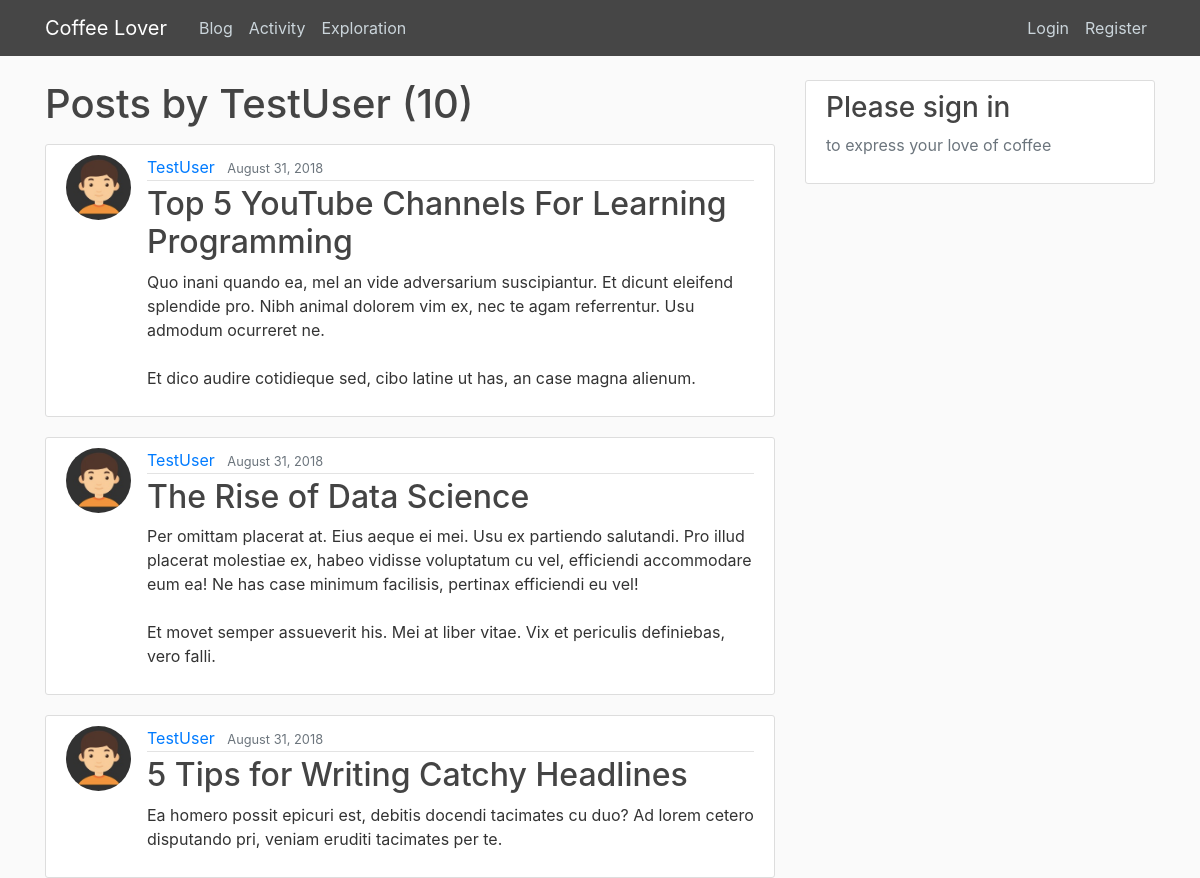
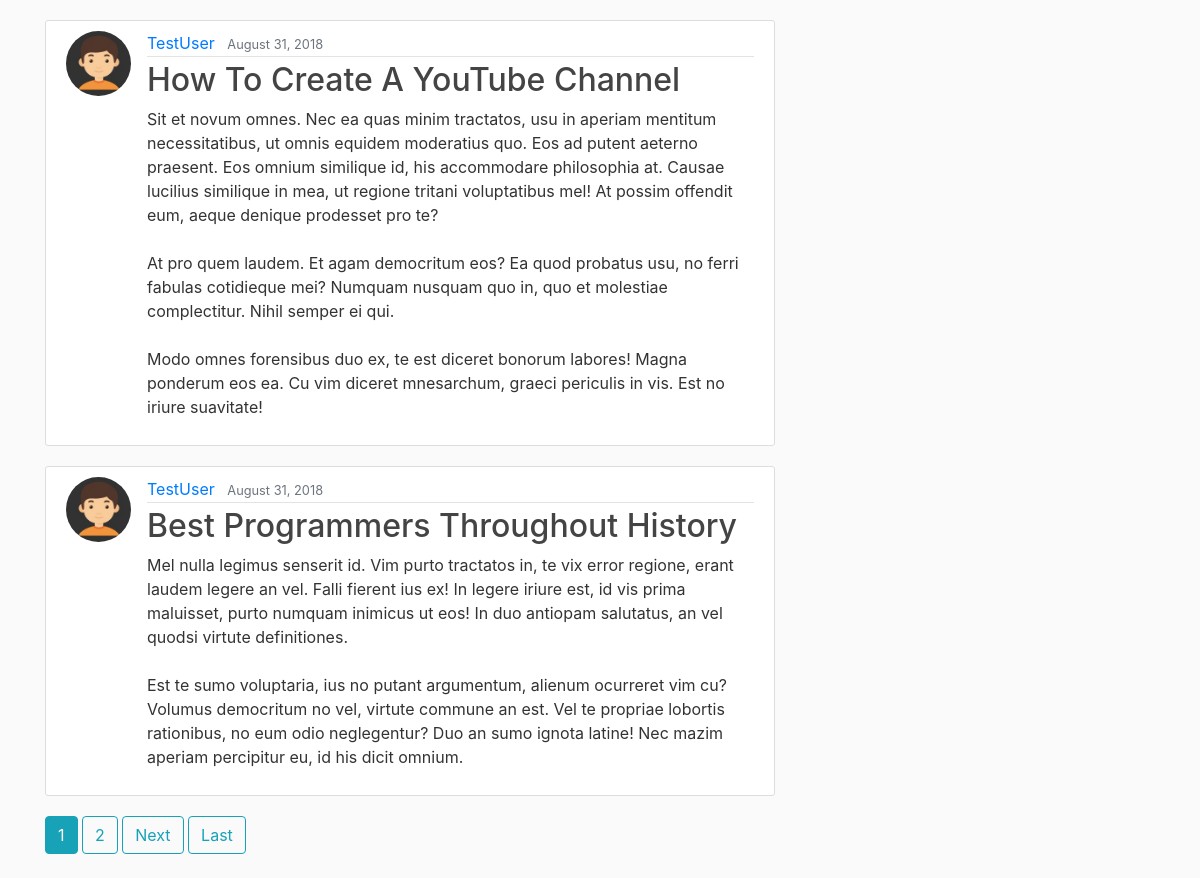
Page /user/TestUser on the committed database (2 pictures, top to bottom).
### blog/models.py (models this page shows, shortened)
class Post(models.Model):
    title = models.CharField(max_length=100)
    content = models.TextField()
    date_posted = models.DateTimeField(default=timezone.now)
    author = models.ForeignKey(User, on_delete=models.CASCADE)

### users/models.py (models this page shows, shortened)
class Profile(models.Model):
    user = models.OneToOneField(User, on_delete=models.CASCADE)
    image = models.ImageField(default='default.jpg', upload_to='profile_pics')

### blog/views.py (the view)
# urls.py: path('user/<str:username>', UserPostListView.as_view(), name='user-posts'),
class UserPostListView(ListView):
    model = Post
    template_name = 'blog/user_posts.html'  # <app>/<model>_<viewtype>.html
    context_object_name = 'posts'
    paginate_by = 5
    def get_queryset(self):
        user = get_object_or_404(User, username=self.kwargs.get('username'))
        return Post.objects.filter(author=user).order_by('-date_posted')

### blog/templates/blog/user_posts.html (shortened to what this page needs)
{% extends "blog/base.html" %}
{% block content %}
    <h1 class="mb-3">Posts by {{ view.kwargs.username }} ({{ page_obj.paginator.count }})</h1>
    {% for post in posts %}
        <article class="media content-section">
          <img class="rounded-circle article-img" src="{{ post.author.profile.image.url }}">
          <div class="media-body">
            <div class="article-metadata">
              <a class="mr-2" href="{% url 'user-posts' post.author.username %}">{{ post.author }}</a>
              <small class="text-muted">{{ post.date_posted|date:"F d, Y" }}</small>
            </div>
            <h2><a class="article-title" href="{% url 'post-detail' post.id %}">{{ post.title }}</a></h2>
            <p class="article-content">{{ post.content }}</p>
          </div>
        </article>
    {% endfor %}
    {% if is_paginated %}
      {% for num in page_obj.paginator.page_range %}
        {% if page_obj.number == num %}
          <a class="btn btn-info mb-4" href="?page={{ num }}">{{ num }}</a>
        {% elif num > page_obj.number|add:'-3' and num < page_obj.number|add:'3' %}
          <a class="btn btn-outline-info mb-4" href="?page={{ num }}">{{ num }}</a>
        {% endif %}
      {% endfor %}
      {% if page_obj.has_next %}
        <a class="btn btn-outline-info mb-4" href="?page={{ page_obj.next_page_number }}">Next</a>
        <a class="btn btn-outline-info mb-4" href="?page={{ page_obj.paginator.num_pages }}">Last</a>
      {% endif %}
    {% endif %}
{% endblock content %}

### blog/static/blog/main.css (style rules this page uses)
body { background: #fafafa; color: #333333; margin-top: 5rem; }
h1, h2, h3, h4, h5, h6 { color: #444444; }
.content-section { background: #ffffff; padding: 10px 20px; border: 1px solid #dddddd; border-radius: 3px; margin-bottom: 20px; }
.article-title { color: #444444; }
.article-content { white-space: pre-line; }
.article-img { height: 65px; width: 65px; margin-right: 16px; }
.article-metadata { padding-bottom: 1px; margin-bottom: 4px; border-bottom: 1px solid #e3e3e3 }

### rows in the picture
Post: author.profile.image (placeholder picture), author "TestUser", date_posted "August 31, 2018", title "Top 5 YouTube Channels For Learning Programming", content "Quo inani quando ea, mel an vide adversarium suscipiantur. Et dicunt eleifend splendide pro. Nibh animal dolorem vim ex, nec te agam referrentur. Usu admodum ocurreret ne. Et dico audire cotidieque sed, cibo latine ut has, an case magna alienum."
Post: author.profile.image (placeholder picture), author "TestUser", date_posted "August 31, 2018", title "The Rise of Data Science", content "Per omittam placerat at. Eius aeque ei mei. Usu ex partiendo salutandi. Pro illud placerat molestiae ex, habeo vidisse voluptatum cu vel, efficiendi accommodare eum ea! Ne has case minimum facilisis, pertinax efficiendi eu vel! Et movet semper assueverit his. Mei at liber vitae. Vix et periculis definiebas, vero falli."
Post: author.profile.image (placeholder picture), author "TestUser", date_posted "August 31, 2018", title "5 Tips for Writing Catchy Headlines", content "Ea homero possit epicuri est, debitis docendi tacimates cu duo? Ad lorem cetero disputando pri, veniam eruditi tacimates per te."
Post: author.profile.image (placeholder picture), author "TestUser", date_posted "August 31, 2018", title "How To Create A YouTube Channel", content "Sit et novum omnes. Nec ea quas minim tractatos, usu in aperiam mentitum necessitatibus, ut omnis equidem moderatius quo. Eos ad putent aeterno praesent. Eos omnium similique id, his accommodare philosophia at. Causae lucilius similique in mea, ut regione tritani voluptatibus mel! At possim offendit eum, aeque denique prodesset pro te? At pro quem laudem. Et agam democritum eos? Ea quod probatus usu, no ferri fabulas cotidieque mei? Numquam nusquam quo in, quo et molestiae complectitur. Nihil semper ei qui. Modo omnes forensibus duo ex, te est diceret bonorum labores! Magna ponderum eos ea. Cu vim diceret mnesarchum, graeci periculis in vis. Est no iriure suavitate!"
Post: author.profile.image (placeholder picture), author "TestUser", date_posted "August 31, 2018", title "Best Programmers Throughout History", content "Mel nulla legimus senserit id. Vim purto tractatos in, te vix error regione, erant laudem legere an vel. Falli fierent ius ex! In legere iriure est, id vis prima maluisset, purto numquam inimicus ut eos! In duo antiopam salutatus, an vel quodsi virtute definitiones. Est te sumo voluptaria, ius no putant argumentum, alienum ocurreret vim cu? Volumus democritum no vel, virtute commune an est. Vel te propriae lobortis rationibus, no eum odio neglegentur? Duo an sumo ignota latine! Nec mazim aperiam percipitur eu, id his dicit omnium."

### other values in the picture
{{ view.kwargs.username }} "TestUser"
{{ page_obj.paginator.count }} "10"
{{ num }} "1"
{{ num }} "2"
